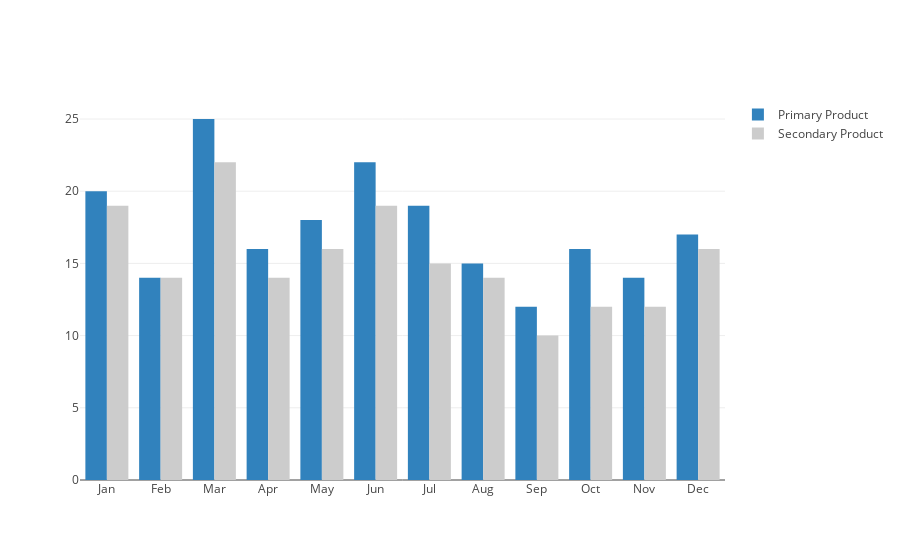

This figure's notebook cell:
### Markdown cell above
# Bar Chart

### Code cell
trace0 = go.Bar(x = ['Jan','Feb','Mar','Apr','May','Jun','Jul','Aug','Sep','Oct','Nov','Dec'],
                y = [20, 14, 25, 16, 18, 22, 19, 15, 12, 16, 14, 17],
                name = 'Primary Product',
                marker = dict(color = 'rgb(49,130,189)')
               )
trace1 = go.Bar(x = ['Jan','Feb','Mar','Apr','May','Jun','Jul','Aug','Sep','Oct','Nov','Dec'],
                y = [19, 14, 22, 14, 16, 19, 15, 14, 10, 12, 12, 16],
                name = 'Secondary Product',
                marker = dict(color = 'rgb(204,204,204)')
               )
data = [trace0,trace1]
py.iplot(data)

### Figure 1 — Plotly figure (JSON) as saved in the notebook; plotly's stock layout.template omitted (floating-point values rounded to 4 significant figures)
{"data": [{"marker": {"color": "rgb(49,130,189)"}, "name": "Primary Product", "type": "bar", "uid": "07236bb5-9464-4550-9dc6-a3642c39497c", "x": ["Jan", "Feb", "Mar", "Apr", "May", "Jun", "Jul", "Aug", "Sep", "Oct", "Nov", "Dec"], "y": [20, 14, 25, 16, 18, 22, 19, 15, 12, 16, 14, 17]}, {"marker": {"color": "rgb(204,204,204)"}, "name": "Secondary Product", "type": "bar", "uid": "7dab2d5c-f1d1-4a81-beba-85fef618f8aa", "x": ["Jan", "Feb", "Mar", "Apr", "May", "Jun", "Jul", "Aug", "Sep", "Oct", "Nov", "Dec"], "y": [19, 14, 22, 14, 16, 19, 15, 14, 10, 12, 12, 16]}], "layout": {}}
